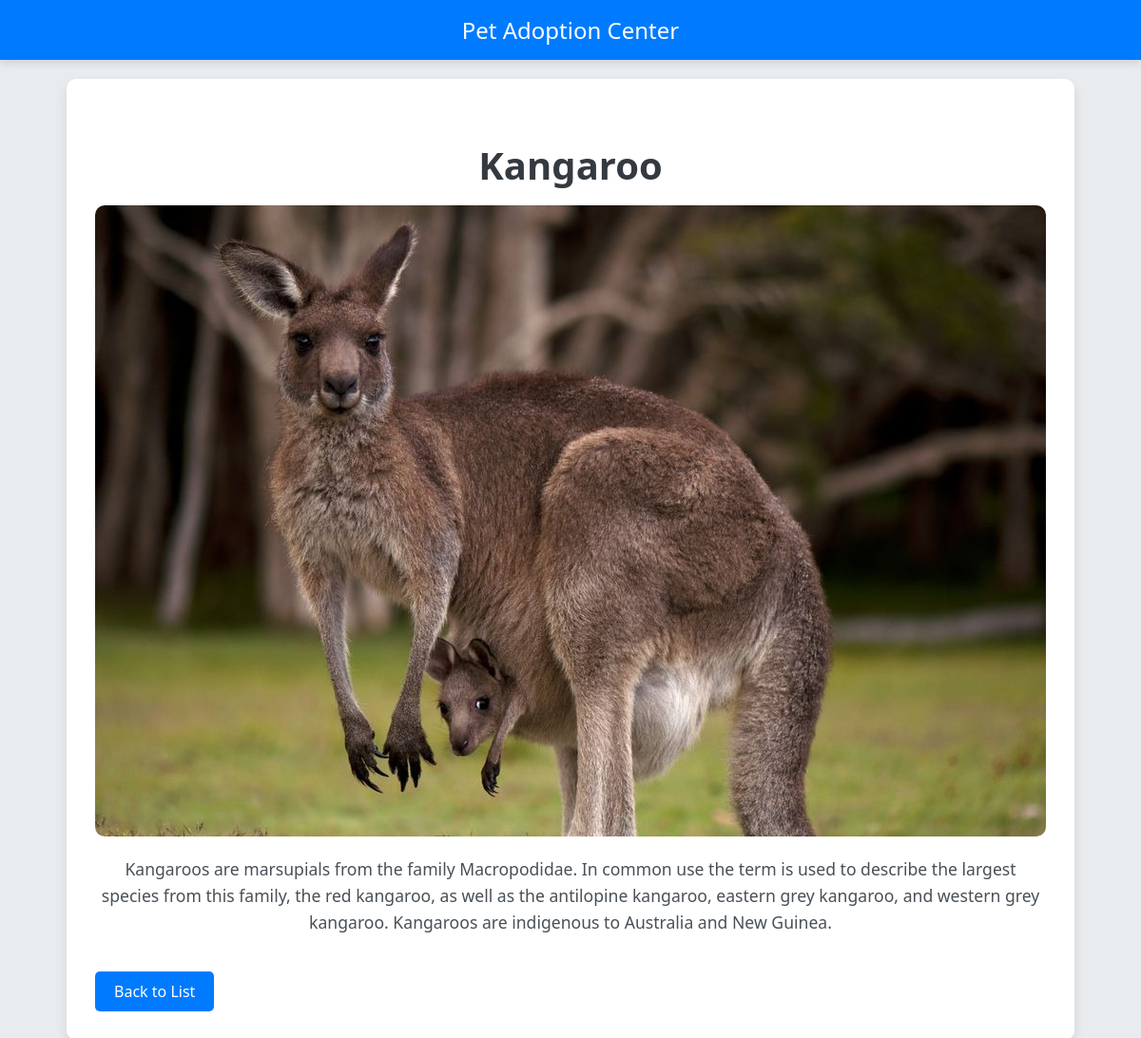
The app's page /pets/1/ with its own data.
### adoption/models.py (models this page shows, shortened)
class Pet(models.Model):
    name = models.CharField(max_length=100)
    description = models.TextField()
    photo = models.ImageField(upload_to='pets/', null=True, blank=True)

### adoption/views.py (the view)
# urls.py: path('pets/<int:pet_id>/', views.pet_details, name='pet_details'),
def pet_details(request, pet_id):
    pet = Pet.objects.get(id=pet_id)
    context = {
        'pet':pet,
    }
    return render(request, 'adoption/pet_detail.html', context)

### adoption/templates/adoption/pet_detail.html (shortened to what this page needs)
<!DOCTYPE html>
<html lang="en">
<head>
</head>
<body>
    <div class="header">
        Pet Adoption Center
    </div>
    <div class="container">
        <h2>{{ pet.name }}</h2>
        {% if pet.photo %}
            <img src="{{ pet.photo.url }}" alt="Photo of {{ pet.name }}" class="pet-photo">
        {% else %}
            <p>No photo available</p>
        {% endif %}
        <p>{{ pet.description|default:"No description available" }}</p>
        <a href="{% url 'adoption:index' %}" class="back-button">Back to List</a>
    </div>
</body>
</html>

### adoption/templates/adoption/pet_detail.html (style rules this page uses)
body { font-family: 'Segoe UI', Tahoma, Geneva, Verdana, sans-serif; margin: 0; padding: 0; background-color: #e9ecef; }
.header { background-color: #007bff; color: white; padding: 15px 0; text-align: center; font-size: 1.5em; box-shadow: 0 4px 8px rgba(0, 0, 0, 0.1); }
.container { width: 90%; margin: 20px auto; max-width: 1000px; background-color: white; padding: 30px; border-radius: 10px; box-shadow: 0 6px 12px rgba(0, 0, 0, 0.1); overflow: hidden; }
.pet-photo { display: block; max-width: 100%; height: auto; border-radius: 10px; margin-bottom: 20px; transition: transform 0.3s ease; }
h2 { font-size: 2.5em; color: #343a40; margin-bottom: 15px; text-align: center; }
p { font-size: 1.1em; color: #495057; line-height: 1.6; text-align: center; }
.back-button { display: inline-block; margin-top: 20px; padding: 10px 20px; background-color: #007bff; color: white; text-decoration: none; border-radius: 5px; font-size: 1em; text-align: center; transition: background-color 0.3s ease; }

### records on screen
Pet: name "Kangaroo", photo (picture), description "Kangaroos are marsupials from the family Macropodidae. In common use the term is used to describe the largest species from this family, the red kangaroo, as well as the antilopine kangaroo, eastern grey kangaroo, and western grey kangaroo. Kangaroos are indigenous to Australia and New Guinea."
